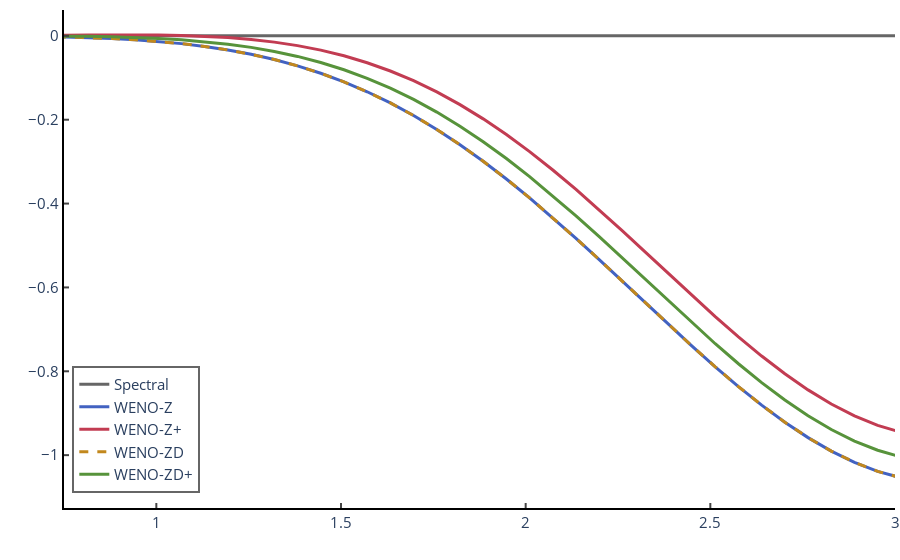

Source (notebook cell):
### Code cell
fig = make_subplots(
    rows  = 1, 
    cols  = 1
)

fig.add_trace(
    ply_go.Scatter(
        x     = 2*np.pi*np.arange(int(N/2)+1)/N                  ,
        y     = 0*np.arange(int(N/2)+1)                          ,
        mode  = "lines"                                          ,
        line  = ply_go.scatter.Line(color = "#666666", width = 3),
        name  = "Spectral"                                      ,
        xaxis = "x"                                              ,
        yaxis = "y"                                              ,
        legendgroup = "Spectral",
        showlegend  = True
    ),
    row = 1,
    col = 1
)

for nome in nomes:
    
    x = 2*np.pi*np.arange(int(N/2)+1)/N 
    y = np.imag(ADR[nome])
    
    fig.add_trace(
        ply_go.Scatter(
            x          = x       ,
            y          = y       ,
            mode       = "lines" ,
            name       = nome    ,
            line = ply_go.scatter.Line(
                color = cores[nome],
                width = 3          ,
                dash  = line_type[nome]
            ),
            xaxis = "x" ,
            yaxis = "y" ,
            legendgroup = nome,
            showlegend  = True
        ),
        row = 1,
        col = 1
    )
    
fig.update_layout(
        paper_bgcolor = "#FFFFFF",
        plot_bgcolor  = "#FFFFFF",
        font_size     = 15       ,
        xaxis         = dict(
            linecolor = "#000000" , 
            ticks     = "inside"  ,
            tickwidth = 2         ,
            title     = ""        ,
            linewidth = 2         ,
            tickfont_size = 15    ,
            range     = [0.75, 3]
        ),
        yaxis         = dict(
            linecolor = "#000000" ,
            ticks     = "inside"  ,
            tickwidth = 2         ,
            title     = ""        ,
            linewidth = 2         ,
            tickfont_size = 15    ,
            range     = None
        ),
        legend = dict(
            x             = 0.01      ,
            y             = 0.03      ,
            xanchor       = "left"    ,
            yanchor       = "bottom"  ,
            title         = ""        ,
            bordercolor   = "#666666" ,
            borderwidth   = 2         ,
            itemwidth     = 30        ,
            itemsizing    = "trace"   ,
            tracegroupgap = 0
        ),
        margin = ply_go.layout.Margin(
            l = 0  , #left margin
            r = 0  , #right margin
            b = 10 , #bottom margin
            t = 10   #top margin
        )
    )
fig.update_yaxes(exponentformat="power")

# Zoom out
# x_range = [0.75, 3]
# y_range = None

# Defeito WENO-Z+
# x_range = [0.2, 1.3]
# y_range = [-0.003, 0.003]

# Defeito WENO-ZD+
# x_range = [0.1, 0.7]
# y_range = [-0.00002, 0.00002]

fig.show()
# fig.write_html("teste ADR imag (N=100, tau=10^(-10)).html")
# fig.write_image("htmls/teste ADR imag (N=100, tau=10^(-10)).pdf", width = 480, height = 340)
# fig.write_image("htmls/teste ADR imag defeito WENO-Z+ (N=100, tau=10^(-10)).pdf", width = 480, height = 340)

### Figure 1 — Plotly figure (JSON) as saved in the notebook; plotly's stock layout.template omitted (floating-point values rounded to 4 significant figures)
{"data": [{"legendgroup": "Spectral", "line": {"color": "#666666", "width": 3}, "mode": "lines", "name": "Spectral", "showlegend": true, "type": "scatter", "x": [0, 0.06283, 0.1257, 0.1885, 0.2513, 0.3142, 0.377, 0.4398, 0.5027, 0.5655, 0.6283, 0.6912, 0.754, 0.8168, 0.8796, 0.9425, 1.005, 1.068, 1.131, 1.194, 1.257, 1.319, 1.382, 1.445, 1.508, 1.571, 1.634, 1.696, 1.759, 1.822, 1.885, 1.948, 2.011, 2.073, 2.136, 2.199, 2.262, 2.325, 2.388, 2.45, 2.513, 2.576, 2.639, 2.702, 2.765, 2.827, 2.89, 2.953, 3.016, 3.079, 3.142], "xaxis": "x", "y": [0, 0, 0, 0, 0, 0, 0, 0, 0, 0, 0, 0, 0, 0, 0, 0, 0, 0, 0, 0, 0, 0, 0, 0, 0, 0, 0, 0, 0, 0, 0, 0, 0, 0, 0, 0, 0, 0, 0, 0, 0, 0, 0, 0, 0, 0, 0, 0, 0, 0, 0], "yaxis": "y"}, {"legendgroup": "WENO-Z", "line": {"color": "#4262C1", "width": 3}, "mode": "lines", "name": "WENO-Z", "showlegend": true, "type": "scatter", "x": [0, 0.06283, 0.1257, 0.1885, 0.2513, 0.3142, 0.377, 0.4398, 0.5027, 0.5655, 0.6283, 0.6912, 0.754, 0.8168, 0.8796, 0.9425, 1.005, 1.068, 1.131, 1.194, 1.257, 1.319, 1.382, 1.445, 1.508, 1.571, 1.634, 1.696, 1.759, 1.822, 1.885, 1.948, 2.011, 2.073, 2.136, 2.199, 2.262, 2.325, 2.388, 2.45, 2.513, 2.576, 2.639, 2.702, 2.765, 2.827, 2.89, 2.953, 3.016, 3.079, 3.142], "xaxis": "x", "y": [0, 1.974e-11, -7.764e-08, -7.326e-07, -4.152e-06, -1.564e-05, -4.618e-05, -0.0001149, -0.0002523, -0.000503, -0.0009288, -0.001611, -0.002655, -0.004185, -0.006355, -0.009339, -0.01333, -0.01856, -0.02524, -0.03364, -0.04399, -0.05655, -0.07155, -0.08922, -0.1098, -0.1333, -0.1601, -0.19, -0.2232, -0.2596, -0.2991, -0.3414, -0.3865, -0.4338, -0.483, -0.5337, -0.5854, -0.6374, -0.6891, -0.74, -0.7893, -0.8365, -0.8807, -0.9215, -0.9582, -0.9903, -1.017, -1.039, -1.054, -1.064, -1.067], "yaxis": "y"}, {"legendgroup": "WENO-Z+", "line": {"color": "#C23C52", "width": 3}, "mode": "lines", "name": "WENO-Z+", "showlegend": true, "type": "scatter", "x": [0, 0.06283, 0.1257, 0.1885, 0.2513, 0.3142, 0.377, 0.4398, 0.5027, 0.5655, 0.6283, 0.6912, 0.754, 0.8168, 0.8796, 0.9425, 1.005, 1.068, 1.131, 1.194, 1.257, 1.319, 1.382, 1.445, 1.508, 1.571, 1.634, 1.696, 1.759, 1.822, 1.885, 1.948, 2.011, 2.073, 2.136, 2.199, 2.262, 2.325, 2.388, 2.45, 2.513, 2.576, 2.639, 2.702, 2.765, 2.827, 2.89, 2.953, 3.016, 3.079, 3.142], "xaxis": "x", "y": [0, 1.974e-11, 1.333e-07, 1.377e-06, 7.217e-06, 2.54e-05, 6.857e-05, 0.0001537, 0.000299, 0.0005194, 0.0008206, 0.001192, 0.001601, 0.001985, 0.00225, 0.002262, 0.001853, 0.0008126, -0.001102, -0.004166, -0.008679, -0.01496, -0.02333, -0.03411, -0.04761, -0.0641, -0.08384, -0.107, -0.1337, -0.1641, -0.198, -0.2354, -0.2762, -0.3199, -0.3663, -0.4149, -0.4651, -0.5164, -0.568, -0.6193, -0.6695, -0.7179, -0.7636, -0.806, -0.8444, -0.878, -0.9064, -0.929, -0.9455, -0.9555, -0.9588], "yaxis": "y"}, {"legendgroup": "WENO-ZD", "line": {"color": "#C2881D", "dash": "dash", "width": 3}, "mode": "lines", "name": "WENO-ZD", "showlegend": true, "type": "scatter", "x": [0, 0.06283, 0.1257, 0.1885, 0.2513, 0.3142, 0.377, 0.4398, 0.5027, 0.5655, 0.6283, 0.6912, 0.754, 0.8168, 0.8796, 0.9425, 1.005, 1.068, 1.131, 1.194, 1.257, 1.319, 1.382, 1.445, 1.508, 1.571, 1.634, 1.696, 1.759, 1.822, 1.885, 1.948, 2.011, 2.073, 2.136, 2.199, 2.262, 2.325, 2.388, 2.45, 2.513, 2.576, 2.639, 2.702, 2.765, 2.827, 2.89, 2.953, 3.016, 3.079, 3.142], "xaxis": "x", "y": [0, 1.974e-11, -7.764e-08, -7.326e-07, -4.152e-06, -1.564e-05, -4.618e-05, -0.0001149, -0.0002523, -0.000503, -0.0009288, -0.001611, -0.002655, -0.004185, -0.006355, -0.009339, -0.01333, -0.01856, -0.02524, -0.03364, -0.04399, -0.05655, -0.07155, -0.08922, -0.1098, -0.1333, -0.1601, -0.19, -0.2232, -0.2596, -0.2991, -0.3414, -0.3865, -0.4338, -0.483, -0.5337, -0.5854, -0.6374, -0.6891, -0.74, -0.7893, -0.8365, -0.8807, -0.9215, -0.9582, -0.9903, -1.017, -1.039, -1.054, -1.064, -1.067], "yaxis": "y"}, {"legendgroup": "WENO-ZD+", "line": {"color": "#57933B", "width": 3}, "mode": "lines", "name": "WENO-ZD+", "showlegend": true, "type": "scatter", "x": [0, 0.06283, 0.1257, 0.1885, 0.2513, 0.3142, 0.377, 0.4398, 0.5027, 0.5655, 0.6283, 0.6912, 0.754, 0.8168, 0.8796, 0.9425, 1.005, 1.068, 1.131, 1.194, 1.257, 1.319, 1.382, 1.445, 1.508, 1.571, 1.634, 1.696, 1.759, 1.822, 1.885, 1.948, 2.011, 2.073, 2.136, 2.199, 2.262, 2.325, 2.388, 2.45, 2.513, 2.576, 2.639, 2.702, 2.765, 2.827, 2.89, 2.953, 3.016, 3.079, 3.142], "xaxis": "x", "y": [0, 1.974e-11, 2.228e-08, 3.11e-07, 1.51e-06, 4.619e-06, 1.033e-05, 1.665e-05, 1.652e-05, -6.671e-06, -8.335e-05, -0.0002624, -0.0006152, -0.00124, -0.002262, -0.003838, -0.006155, -0.009427, -0.01389, -0.01981, -0.02746, -0.03712, -0.04906, -0.06356, -0.08086, -0.1012, -0.1247, -0.1516, -0.1818, -0.2154, -0.2524, -0.2925, -0.3356, -0.3813, -0.4293, -0.479, -0.53, -0.5817, -0.6335, -0.6845, -0.7343, -0.782, -0.827, -0.8685, -0.906, -0.9388, -0.9664, -0.9883, -1.004, -1.014, -1.017], "yaxis": "y"}], "layout": {"autosize": true, "font": {"size": 15}, "legend": {"bordercolor": "#666666", "borderwidth": 2, "itemsizing": "trace", "itemwidth": 30, "title": {"text": ""}, "tracegroupgap": 0, "x": 0.01, "xanchor": "left", "y": 0.03, "yanchor": "bottom"}, "margin": {"b": 10, "l": 0, "r": 0, "t": 10}, "paper_bgcolor": "#FFFFFF", "plot_bgcolor": "#FFFFFF", "xaxis": {"anchor": "y", "domain": [0, 1], "linecolor": "#000000", "linewidth": 2, "range": [0.75, 3], "tickfont": {"size": 15}, "ticks": "inside", "tickwidth": 2, "title": {"text": ""}, "type": "linear"}, "yaxis": {"anchor": "x", "autorange": true, "domain": [0, 1], "exponentformat": "power", "linecolor": "#000000", "linewidth": 2, "range": [-1.126, 0.06165], "tickfont": {"size": 15}, "ticks": "inside", "tickwidth": 2, "title": {"text": ""}, "type": "linear"}}}
